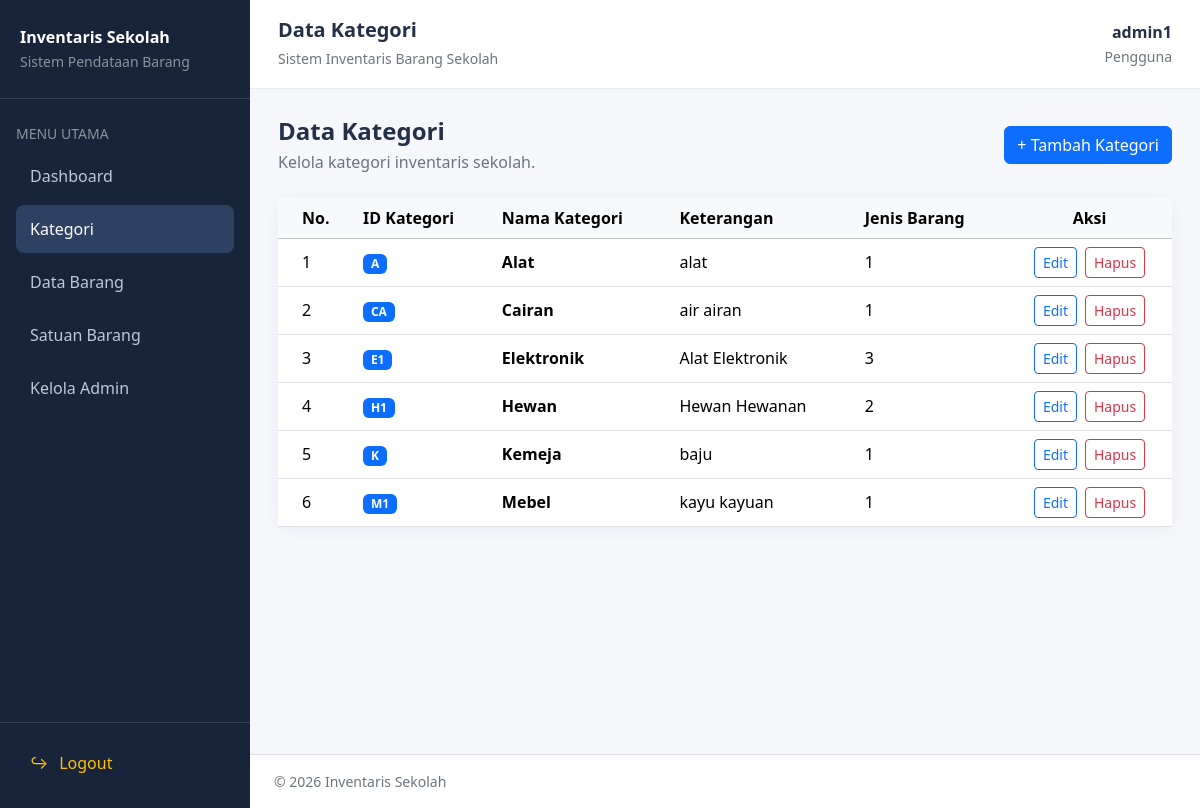
The app's page /kategori/index.php (signed in) with its own data.
### tables this page shows
CREATE TABLE `kategori` (
  `id_kategori` varchar(10) NOT NULL,
  `nama_kategori` varchar(100) NOT NULL,
  `keterangan` text DEFAULT NULL
);

### kategori/index.php (the view, shortened to what this page needs)
<?php
    require_once __DIR__ . '/../auth.php';
    $query = mysqli_query(
    $conn,
    "SELECT
        k.id_kategori,
        k.nama_kategori,
        k.keterangan,
        COUNT(b.id_barang) AS total_jenis
     FROM kategori k
     LEFT JOIN barang b ON b.id_kategori = k.id_kategori
     GROUP BY k.id_kategori, k.nama_kategori, k.keterangan
     ORDER BY k.id_kategori ASC"
    );
    require_once __DIR__ . '/../assets/header.php';
?>
<div class="d-flex flex-wrap justify-content-between
            align-items-center gap-3 mb-4">
    <div>
        <h4 class="fw-bold mb-1">Data Kategori</h4>
        <p class="text-secondary mb-0">
            Kelola kategori inventaris sekolah.
        </p>
    </div>
    <a href="tambah.php" class="btn btn-primary">
        + Tambah Kategori
    </a>
</div>
<div class="card summary-card">
    <div class="card-body p-0">
        <div class="table-responsive">
            <table class="table table-hover align-middle mb-0">
                <thead class="table-light">
                    <tr>
                        <th class="ps-4">No.</th>
                        <th>ID Kategori</th>
                        <th>Nama Kategori</th>
                        <th>Keterangan</th>
                        <th>Jenis Barang</th>
                        <th class="text-center">Aksi</th>
                    </tr>
                </thead>
                <tbody>
                <?php if (mysqli_num_rows($query) > 0): ?>
                    <?php $no = 1; ?>
                    <?php while ($row = mysqli_fetch_assoc($query)): ?>
                        <tr>
                            <td class="ps-4"><?php echo $no++ ?></td>
                            <td>
                                <span class="badge text-bg-primary">
                                    <?php echo htmlspecialchars($row['id_kategori'], ENT_QUOTES, 'UTF-8') ?>
                                </span>
                            </td>
                            <td class="fw-semibold">
                                <?php echo htmlspecialchars($row['nama_kategori'], ENT_QUOTES, 'UTF-8') ?>
                            </td>
                            <td>
                                <?php echo htmlspecialchars($row['keterangan'] ?? '', ENT_QUOTES, 'UTF-8') ?: '-' ?>
                            </td>
                            <td><?php echo (int) $row['total_jenis'] ?></td>
                            <td class="text-center">
                                <div class="d-flex justify-content-center gap-2">
                                    <a
                                        href="edit.php?id=<?php echo urlencode($row['id_kategori']) ?>"
                                        class="btn btn-sm btn-outline-primary"
                                    >
                                        Edit
                                    </a>
                                    <form
                                        action="hapus.php"
                                        method="POST"
                                        onsubmit="return confirm('Yakin ingin menghapus kategori ini?')"
                                    >
                                        <button
                                            type="submit"
                                            class="btn btn-sm btn-outline-danger"
                                        >
                                            Hapus
                                        </button>
                                    </form>
                                </div>
                            </td>
                        </tr>
                    <?php endwhile; ?>
                <?php endif; ?>
                </tbody>
            </table>
        </div>
    </div>
</div>
<?php require_once __DIR__ . '/../assets/footer.php'; ?>

### assets/header.php (style rules this page uses)
body { background: #f5f7fb; color: #243047; margin: 0; }
.summary-card { border: 0; border-radius: 14px; box-shadow: 0 3px 15px rgba(25, 40, 70, .05); }

### records on screen
kategori: id_kategori "A", nama_kategori "Alat", keterangan "alat", total_jenis "1"
kategori: id_kategori "CA", nama_kategori "Cairan", keterangan "air airan", total_jenis "1"
kategori: id_kategori "E1", nama_kategori "Elektronik", keterangan "Alat Elektronik", total_jenis "3"
kategori: id_kategori "H1", nama_kategori "Hewan", keterangan "Hewan Hewanan", total_jenis "2"
kategori: id_kategori "K", nama_kategori "Kemeja", keterangan "baju", total_jenis "1"
kategori: id_kategori "M1", nama_kategori "Mebel", keterangan "kayu kayuan", total_jenis "1"

### other values on screen
$pageTitle "Data Kategori"
$username "admin1"
